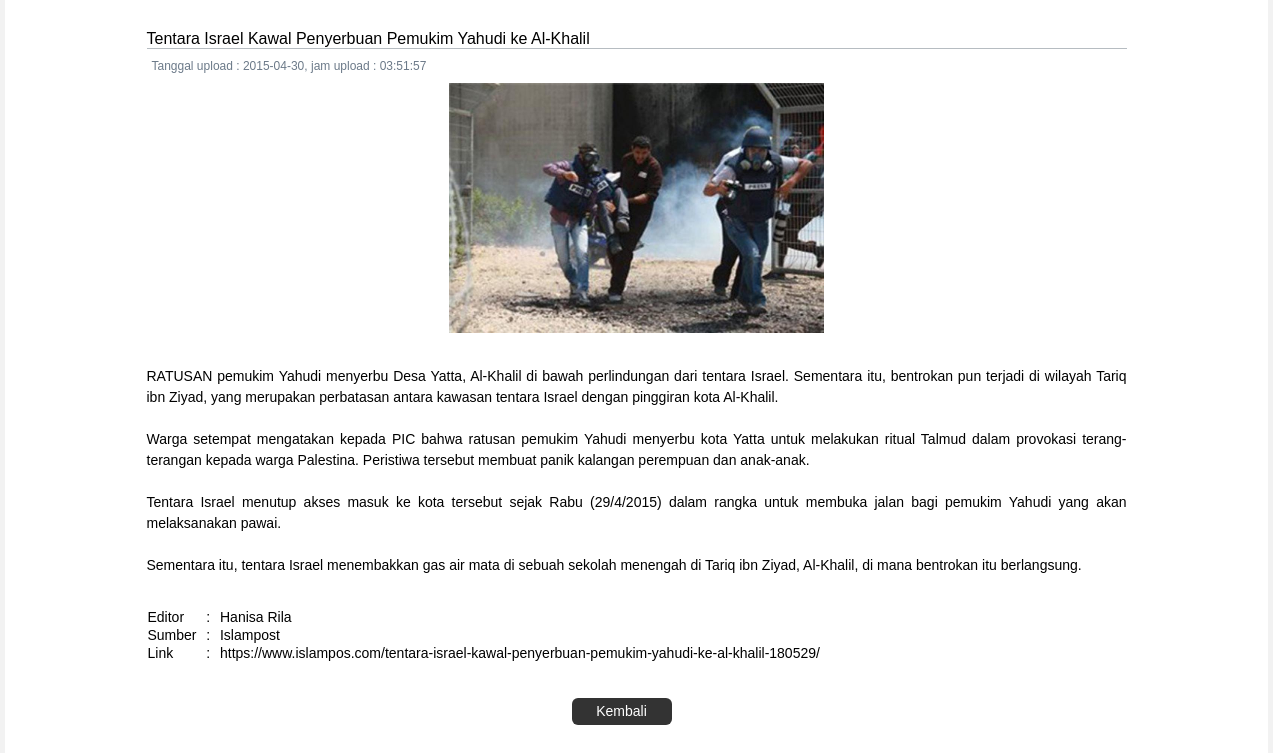
Page /View/PenggunaUmum/beritaUmumIsi.php?id_berita_umum=3 on the committed database.
### tables this page shows
CREATE TABLE IF NOT EXISTS `berita_umum` (
`id_berita_umum` int(6) NOT NULL,
  `id_user` int(6) NOT NULL,
  `judul` varchar(200) NOT NULL,
  `gambar` varchar(200) NOT NULL,
  `isi_berita` text NOT NULL,
  `editor` varchar(200) DEFAULT NULL,
  `sumber` varchar(200) DEFAULT NULL,
  `link` varchar(500) NOT NULL,
  `tanggal_upload` datetime NOT NULL
);

### function/connectDB.php (called while the page is built, shortened)
<?php
function querySelect($param, $table, $where, $limit){
    $results = array();
    $query = "SELECT " . $param . " ";
    $query .= "FROM " . $table ." ";
    if($where != null) $query .= "WHERE " . $where . " ";
    $query = mysql_query($query);
    if(mysql_num_rows($query) > 0){
        $x = 0;
        while($row = mysql_fetch_assoc($query)){
            foreach($row as $key=>$value){
                $results[$x][$key] = $value;
            }
            $x++;
        }
    }
    return $results;
}
?>

### View/PenggunaUmum/beritaUmumIsi.php (the view, shortened to what this page needs)
<!DOCTYPE html>
<?php
include '../../function/connectDB.php';
$id_berita = $_GET['id_berita_umum'];
$dataBerita = querySelect('*', 'berita_umum', 'id_berita_umum=' . $id_berita, null);
?>
<html>
    <head>
        <link rel="stylesheet" href="../css/reset.css">
        <link rel="stylesheet" href="../css/style.css">
        <link rel="stylesheet" href="../css/PenggunaUmum/beritaUmum-1.css">
    </head>
    <body>
        <div class="wrapper">
            <div class="col-scrl">
                <div class="content row">
                    <div class="box">
                        <div class="col">
                            <div class="kotak-tengah box span-12">
                                <div class="judul box span-12">
                                    <?php echo $dataBerita[0]['judul'] ?>
                                </div>
                                <div class="box span-12">
                                    <?php
                                    $date = $dataBerita[0]['tanggal_upload'];
                                    $dateArray = explode(" ", $date);
                                    $tanggal = $dateArray[0];
                                    $jam = $dateArray[1];
                                    ?>
                                    <div class="tanggal box span-12">
                                        Tanggal upload : <?php echo $tanggal ?>, jam upload : <?php echo $jam ?>
                                    </div>
                                </div>
                                <div class="gambar box center span-12">
                                    <a href="<?php echo $dataBerita[0]['gambar'] ?>" target="_blank">
                                        <img class="ukuranGambar" src="<?php echo $dataBerita[0]['gambar'] ?>">
                                    </a>
                                </div>
                                <div class="text box span-12">
                                    <?php echo $dataBerita[0]['isi_berita'] ?>
                                </div>
                                <div class="box span-12">&nbsp;</div>
                                <div class="box span-12">&nbsp;</div>
                                <div class="box span-12">
                                    <table>
                                        <tr>
                                            <td>Editor</td>
                                            <td>&nbsp; : &nbsp;</td>
                                            <td><?php echo $dataBerita[0]['editor'] ?></td>
                                        </tr>
                                        <tr>
                                            <td>Sumber</td>
                                            <td>&nbsp; : &nbsp;</td>
                                            <td><?php echo $dataBerita[0]['sumber'] ?></td>
                                        </tr>
                                        <tr>
                                            <td>Link</td>
                                            <td>&nbsp; : &nbsp;</td>
                                            <td>
                                                <a class="href-black" target="_blank" href="<?php echo $dataBerita[0]['link'] ?>"><?php echo $dataBerita[0]['link'] ?></a>
                                            </td>
                                        </tr>
                                    </table>
                                </div>
                                <div class="box span-12">&nbsp;</div>
                                <div class="button box span-12">
                                    <a class="btn btn-block btn-lg btn-inverse" href="beritaUmum.php">Kembali</a>
                                </div>
                            </div>
                        </div>
                    </div>
                </div>
            </div>
        </div>
    </body>
</html>

### View/css/style.css (style rules this page uses)
a { text-decoration: none; }
.href-black { text-decoration: none; color: black; }
.center { text-align: center; }
body { background-color: rgba(0,0,0,0.05); }
.content { background-color: white; }

### View/css/PenggunaUmum/beritaUmum-1.css (style rules this page uses)
.judul { font-size: 16px; border-bottom: 1px solid #b6bcc1; }
.kotak-tengah { box-sizing: border-box; -webkit-box-sizing: border-box; -moz-box-sizing: border-box; padding: 30px 50px 30px 50px; }
.tanggal { box-sizing: border-box; -webkit-box-sizing: border-box; -moz-box-sizing: border-box; padding: 10px 5px 10px 5px; font-size: 12px; color: #6C7A89; }
.gambar { box-sizing: border-box; -webkit-box-sizing: border-box; -moz-box-sizing: border-box; padding-bottom: 30px; }
.ukuranGambar { height:250px; }
.text { text-align: justify; line-height:1.5; }
.button { box-sizing: border-box; -webkit-box-sizing: border-box; -moz-box-sizing: border-box; padding-left: 425px; }
.btn { border: medium none; transition: all 0.25s linear 0s; margin-bottom:0px; text-align:center; vertical-align:middle; cursor:pointer; background-image:none; -moz-user-select: none; }
.btn-block { box-sizing: border-box; -webkit-box-sizing: border-box; -moz-box-sizing: border-box; white-space:normal; display: block; width:100px; margin: 20px 0px; }
.btn-lg { box-sizing: border-box; -webkit-box-sizing: border-box; -moz-box-sizing: border-box; padding: 10px 19px; font-size:14px; line-height:0.5; border-radius:6px; }
.btn-inverse { color:#FFF; background-color:#333333; }

### rows in the picture
berita_umum: judul "Tentara Israel Kawal Penyerbuan Pemukim Yahudi ke Al-Khalil", tanggal_upload "2015-04-30", tanggal_upload "03:51:57", gambar (picture), isi_berita "RATUSAN pemukim Yahudi menyerbu Desa Yatta, Al-Khalil di bawah perlindungan dari tentara Israel. Sementara itu, bentrokan pun terjadi di wilayah Tariq ibn Ziyad, yang merupakan perbatasan antara kawasan tentara Israel dengan pinggiran kota Al-Khalil. Warga setempat mengatakan kepada PIC bahwa ratusan pemukim Yahudi menyerbu kota Yatta untuk melakukan ritual Talmud dalam provokasi terang-terangan kepada warga Palestina. Peristiwa tersebut membuat panik kalangan perempuan dan anak-anak. Tentara Israel menutup akses masuk ke kota tersebut sejak Rabu (29/4/2015) dalam rangka untuk membuka jalan bagi pemukim Yahudi yang akan melaksanakan pawai. Sementara itu, tentara Israel menembakkan gas air…", editor "Hanisa Rila", sumber "Islampost", link "https://www.islampos.com/tentara-israel-kawal-penyerbuan-pemukim-yahudi-ke-al-khalil-180529/"
